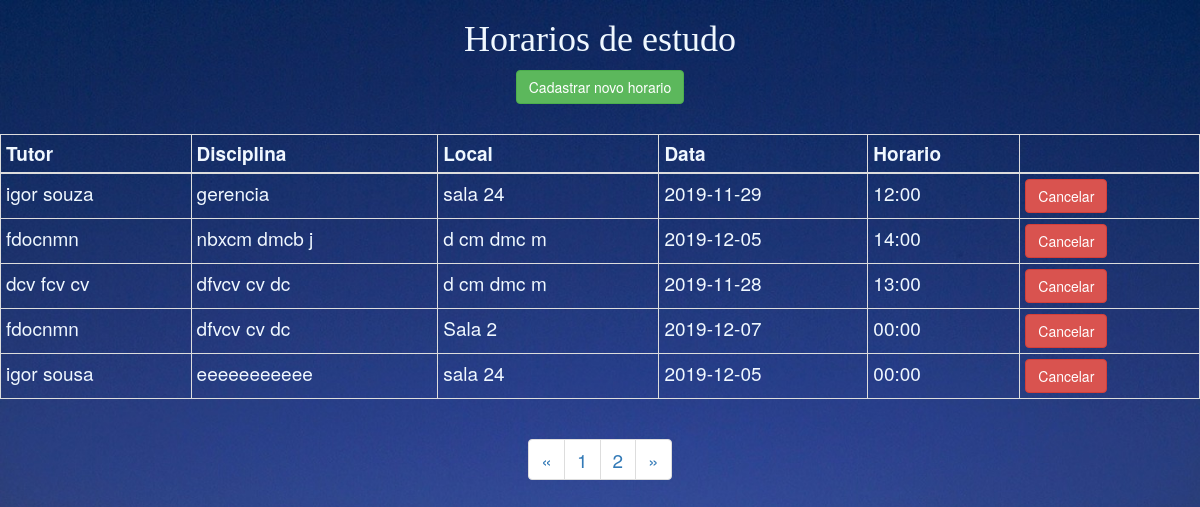
The page / on the database its author committed.
### tables this page shows
CREATE TABLE `horarios` (
  `id` int(11) NOT NULL,
  `tutor` varchar(100) NOT NULL,
  `disciplina` varchar(100) NOT NULL,
  `local` varchar(100) NOT NULL,
  `data` date NOT NULL,
  `horario` varchar(100) NOT NULL
);

### index.php (the view, shortened to what this page needs)
<?php
include('./conexao/conn.php');
$pagina = (isset($_GET['pagina'])) ? $_GET['pagina'] : 1;
$result_curso = "SELECT * FROM horarios";
$resultado_curso = mysqli_query($db, $result_curso);
$total = mysqli_num_rows($resultado_curso);
$quantidade_pg = 5;
$num_pagina = ceil($total / $quantidade_pg);
$incio = ($quantidade_pg * $pagina) - $quantidade_pg;
$result = "SELECT * FROM horarios limit $incio, $quantidade_pg";
$resultado = mysqli_query($db, $result);
?>
<!DOCTYPE html>
<html>
    <head>
        <link rel="stylesheet" type="text/css" href="css/style.css">
        <link rel="stylesheet" href="https://maxcdn.bootstrapcdn.com/bootstrap/4.0.0/css/bootstrap.min.css">
        <link href="css/bootstrap.min.css" rel="stylesheet">
        </head>
        <body>
        <h1>Horarios de estudo</h1>
    <center><a class="btn btn-success" href="cadHorario.php" role="button">Cadastrar novo horario</a><center>
            <table class="table table-bordered table-condensed ">
                <thead>
                    <tr id="teste">
                        <th>Tutor</th>
                        <th>Disciplina</th>
                        <th>Local</th>
                        <th>Data</th>
                        <th>Horario</th>
                        <th colspan="2"></th>
                    </tr>
                </thead>
                <tbody>
                    <?php while ($res = mysqli_fetch_assoc($resultado)) { ?>
                        <tr>
                            <td><?php echo $res['tutor']; ?></td>
                            <td><?php echo $res['disciplina']; ?></td>
                            <td><?php echo $res['local']; ?></td>
                            <td><?php echo $res['data']; ?></td>
                            <td><?php echo $res['horario']; ?></td>
                            <td>
                                <a href="./conexao/conn.php?del=<?php echo $res['id']; ?>" class="btn btn-danger">Cancelar</a>
                            </td>
                        </tr>
                    <?php } ?>
                </tbody>
            </table>
            <?php
            $pagina_anterior = $pagina - 1;
            $pagina_posterior = $pagina + 1;
            ?>
            <nav class="text-center">
                <ul class="pagination">
                    <li>
                        <?php if ($pagina_anterior != 0) { ?>
                            <a href="index.php?pagina=<?php echo $pagina_anterior; ?>" aria-label="Previous">
                                <span aria-hidden="true">&laquo;</span>
                            </a>
                        <?php } else { ?>
                            <span aria-hidden="true">&laquo;</span>
                        <?php } ?>
                    </li>
                    <?php
                    for ($i = 1; $i < $num_pagina + 1; $i++) {
                        ?>
                        <li><a href="index.php?pagina=<?php echo $i; ?>"><?php echo $i; ?></a></li>
                    <?php } ?>
                    <li>
                        <?php if ($pagina_posterior <= $num_pagina) { ?>
                            <a href="index.php?pagina=<?php echo $pagina_posterior; ?>" aria-label="Previous">
                                <span aria-hidden="true">&raquo;</span>
                            </a>
                        <?php } else { ?>
                            <span aria-hidden="true">&raquo;</span>
                        <?php } ?>
                    </li>
                </ul>
            </nav>
            </body>
            </html>

### css/style.css (style rules this page uses)
h1 { text-align: center; font-family: cursive; color: aliceblue; }
body { background-image: url(./img/fundo.jpg); background-color: blueviolet; font-size: 19px; }
table { width: 50%; margin: 30px auto; border-collapse: collapse; text-align: left; }
tr { border-bottom: 1px solid #cbcbcb; }
th, td { border: none; height: 30px; padding: 2px; }

### index.php (style rules this page uses)
td, th { color: aliceblue; }
h1 { text-align: center; font-family: cursive; color: aliceblue; }
body { font-size: 19px; background: url(./img/fundo.jpg) no-repeat center center fixed; -webkit-background-size: cover; -moz-background-size: cover; -o-background-size: cover; background-size: cover; }

### rows shown on the page
horarios: tutor "igor souza", disciplina "gerencia", local "sala 24", data "2019-11-29", horario "12:00"
horarios: tutor "fdocnmn", disciplina "nbxcm dmcb j", local "d cm dmc m", data "2019-12-05", horario "14:00"
horarios: tutor "dcv fcv cv", disciplina "dfvcv cv dc", local "d cm dmc m", data "2019-11-28", horario "13:00"
horarios: tutor "fdocnmn", disciplina "dfvcv cv dc", local "Sala 2", data "2019-12-07", horario "00:00"
horarios: tutor "igor sousa", disciplina "eeeeeeeeeee", local "sala 24", data "2019-12-05", horario "00:00"
